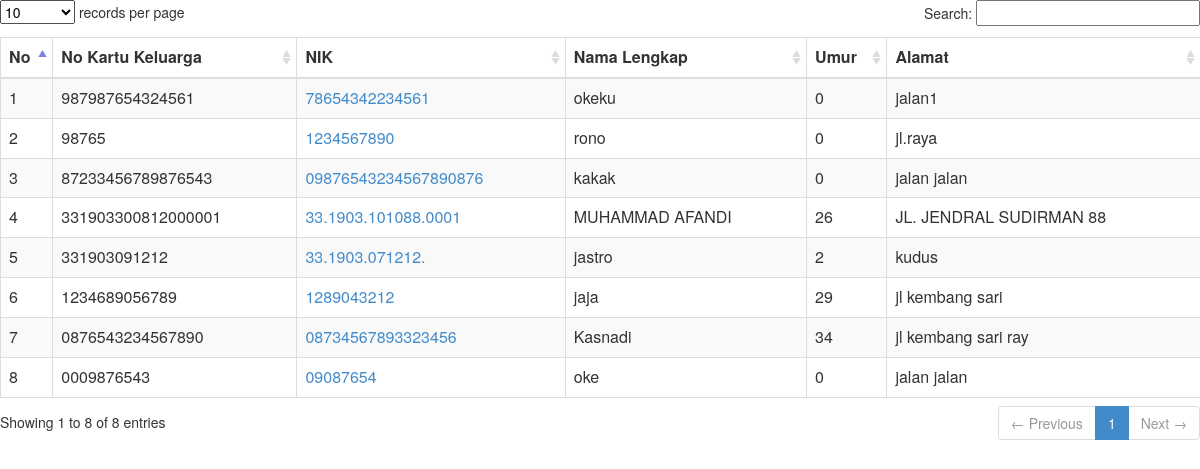
/menu/list_ayah.php, run on the app's committed database.
### tables this page shows
CREATE TABLE `tblpenduduk` (
  `id` int(12) NOT NULL AUTO_INCREMENT,
  `NoKK` varchar(18) NOT NULL,
  `PosisiKKID` tinyint(4) NOT NULL DEFAULT '0',
  `UrutPosisiKK` tinyint(4) NOT NULL DEFAULT '0',
  `KartuID` tinyint(1) DEFAULT '0',
  `NoIdentitas` varchar(20) NOT NULL,
  `NamaLengkap` varchar(255) DEFAULT NULL,
  `NamaAyah` varchar(50) NOT NULL,
  `NamaIbu` varchar(50) NOT NULL,
  `JenisKelamin` tinyint(1) DEFAULT '0',
  `TempatLahir` varchar(4) DEFAULT NULL,
  `TanggalLahir` date DEFAULT NULL,
  `Agama` tinyint(4) DEFAULT '0',
  `StatusPerkawinan` tinyint(4) DEFAULT '0',
  `Pekerjaan` tinyint(4) DEFAULT '0',
  `StatusKependudukan` tinyint(1) DEFAULT '0',
  `PendudukAsli` tinyint(1) DEFAULT '0',
  `Jalan` varchar(255) DEFAULT NULL,
  `RT` varchar(3) DEFAULT NULL,
  `RW` varchar(3) DEFAULT NULL,
  `NegaraID` varchar(3) DEFAULT NULL,
  `ProvinsiID` varchar(2) DEFAULT NULL,
  `KabupatenID` varchar(4) DEFAULT NULL,
  `KecamatanID` varchar(6) DEFAULT NULL,
  `KelurahanID` varchar(10) DEFAULT NULL,
  `DusunID` varchar(12) DEFAULT NULL,
  `KodePos` varchar(5) DEFAULT NULL,
  `NoTelp` varchar(20) DEFAULT NULL,
  `NoHP` varchar(20) DEFAULT NULL,
  `Email` varchar(50) DEFAULT NULL,
  `WebSite` varchar(50) DEFAULT NULL,
  `JalanLama` varchar(255) DEFAULT NULL,
  `RTLama` varchar(3) DEFAULT NULL,
  `RWLama` varchar(3) DEFAULT NULL,
  `KelurahanIDLama` varchar(10) DEFAULT NULL,
  `KecamatanIDLama` varchar(6) DEFAULT NULL,
  `KabupatenIDLama` varchar(4) DEFAULT NULL,
  `ProvinsiIDLama` varchar(2) DEFAULT NULL,
  `NegaraIDLama` varchar(255) DEFAULT NULL,
  `KodePosLama` varchar(5) DEFAULT NULL,
  `Photo` varchar(255) DEFAULT NULL,
  `TanggalEntry` datetime DEFAULT NULL,
  `StatusTinggal` tinyint(4) DEFAULT '0',
  `PendidikanID` tinyint(4) DEFAULT '0',
  `BacaID` varchar(3) DEFAULT NULL,
  `MutasiID` int(11) NOT NULL,
  `MaksudKedatangan` varchar(50) NOT NULL,
  `NoIdentitasDituju` varchar(20) NOT NULL,
  `TanggalDatang` date NOT NULL,
  `TanggalPergi` date NOT NULL,
  `Keterangan` text NOT NULL,
  `kk_pindah` tinyint(4) DEFAULT NULL,
  `kk_tidak_pindah` tinyint(4) DEFAULT NULL,
  `status` varchar(30) DEFAULT NULL,
  `AlasanPindahID` int(4) DEFAULT NULL,
  `KlasifikasiPindahID` int(4) DEFAULT NULL,
  `JenisKepindahanID` int(4) DEFAULT NULL,
  `Keturunan` int(1) DEFAULT NULL,
  `xNoKKLama` varchar(50) DEFAULT NULL,
  PRIMARY KEY (`id`,`NoIdentitas`),
  UNIQUE KEY `NoIdentitas` (`NoIdentitas`),
  KEY `DusunID` (`DusunID`),
  KEY `NoKK` (`NoKK`),
  KEY `PosisiKKID` (`PosisiKKID`),
  KEY `UrutPosisiKK` (`UrutPosisiKK`)
);

### menu/list_ayah.php (the view, shortened to what this page needs)
        <link href="../css/bootstrap.min.css" rel="stylesheet" type="text/css" />
        <link href="../css/datatables/dataTables.bootstrap.css" rel="stylesheet" type="text/css" />
<body>
<form name="formKK" action="" method="post">
<div class="box-body table-responsive">
                                    <table id="example1" class="table table-bordered table-striped">
                                        <thead>
                                            <tr>
											  <th>No</th>
											  <th>No Kartu Keluarga</th>
											  <th>NIK</th>
											  <th>Nama Lengkap</th>
											  <th>Umur</th>
											  <th>Alamat</th>
											  </tr>
											</thead>
											<tbody>
  <?php
	function hitUmur($tgllahir) {
        $tgl = explode("-", $tgllahir);
        $umur = date("Y") - $tgl[0];
        if(($tgl[1] > date("m")) || ($tgl[1] == date("m") && date("d") < $tgl[2]))
        {
            $umur -= 1;
        }
        return $umur;
		}
  $sql = "select * from tblpenduduk where JenisKelamin='0' ORDER BY NoKK DESC";
	$q = mysql_query($sql); $no=0; while($qq=mysql_fetch_array($q)) { $no++;
		$kel=mysql_query("SELECT NamaKelurahan from tblkelurahan where KelurahanID='$qq[KelurahanID]'");
		$l=mysql_fetch_array($kel);
		$kerja =mysql_query("SELECT NamaPekerjaan FROM tblpekerjaan where PekerjaanID='$qq[Pekerjaan]'");
		$krj   =mysql_fetch_array($kerja);
$nama		 =$qq['NamaLengkap'];
$nokk 		 =$qq['NoKK'];
$nik		 =$qq['NoIdentitas'];
$tgl		 =$qq['TanggalLahir'];
$pekerjaan	 =$krj['NamaPekerjaan'];
$alamat		 =$qq['Jalan'];
$kelurahan 	 =$l['NamaKelurahan'];
$umur 		 =hitUmur($tgl);
?>
	<tr><td><?php echo"$no";?></td>
			<td><?php echo"$nokk";?></td>
			<td><a href="#" onClick="javascript:pilih('<?php echo"$nama";?>',
														'<?php echo"$nik";?>',
														'<?php echo"$tgl";?>',
														'<?php echo"$umur";?>',
														'<?php echo"$pekerjaan";?>',
														'<?php echo"$alamat";?>',
														'<?php echo"$kelurahan";?>')"><?php echo"$nik";?></a></td>
			<td><?php echo"$nama";?></td>
			<td><?php echo"$umur";?></td>
			<td><?php echo"$qq[Jalan]";?></td>
	</tr>
<?php
	}
 echo"</tbody>
	</table>
	</div>
</form>";
?>
</body>

### data on the page
tblpenduduk: NoKK "987987654324561", NoIdentitas "78654342234561", NamaLengkap "okeku", TanggalLahir "0", Jalan "jalan1"
tblpenduduk: NoKK "98765", NoIdentitas "1234567890", NamaLengkap "rono", TanggalLahir "0", Jalan "jl.raya"
tblpenduduk: NoKK "87233456789876543", NoIdentitas "09876543234567890876", NamaLengkap "kakak", TanggalLahir "0", Jalan "jalan jalan"
tblpenduduk: NoKK "331903300812000001", NoIdentitas "33.1903.101088.0001", NamaLengkap "MUHAMMAD AFANDI", TanggalLahir "26", Jalan "JL. JENDRAL SUDIRMAN 88"
tblpenduduk: NoKK "331903091212", NoIdentitas "33.1903.071212.", NamaLengkap "jastro", TanggalLahir "2", Jalan "kudus"
tblpenduduk: NoKK "1234689056789", NoIdentitas "1289043212", NamaLengkap "jaja", TanggalLahir "29", Jalan "jl kembang sari"
tblpenduduk: NoKK "0876543234567890", NoIdentitas "08734567893323456", NamaLengkap "Kasnadi", TanggalLahir "34", Jalan "jl kembang sari ray"
tblpenduduk: NoKK "0009876543", NoIdentitas "09087654", NamaLengkap "oke", TanggalLahir "0", Jalan "jalan jalan"
